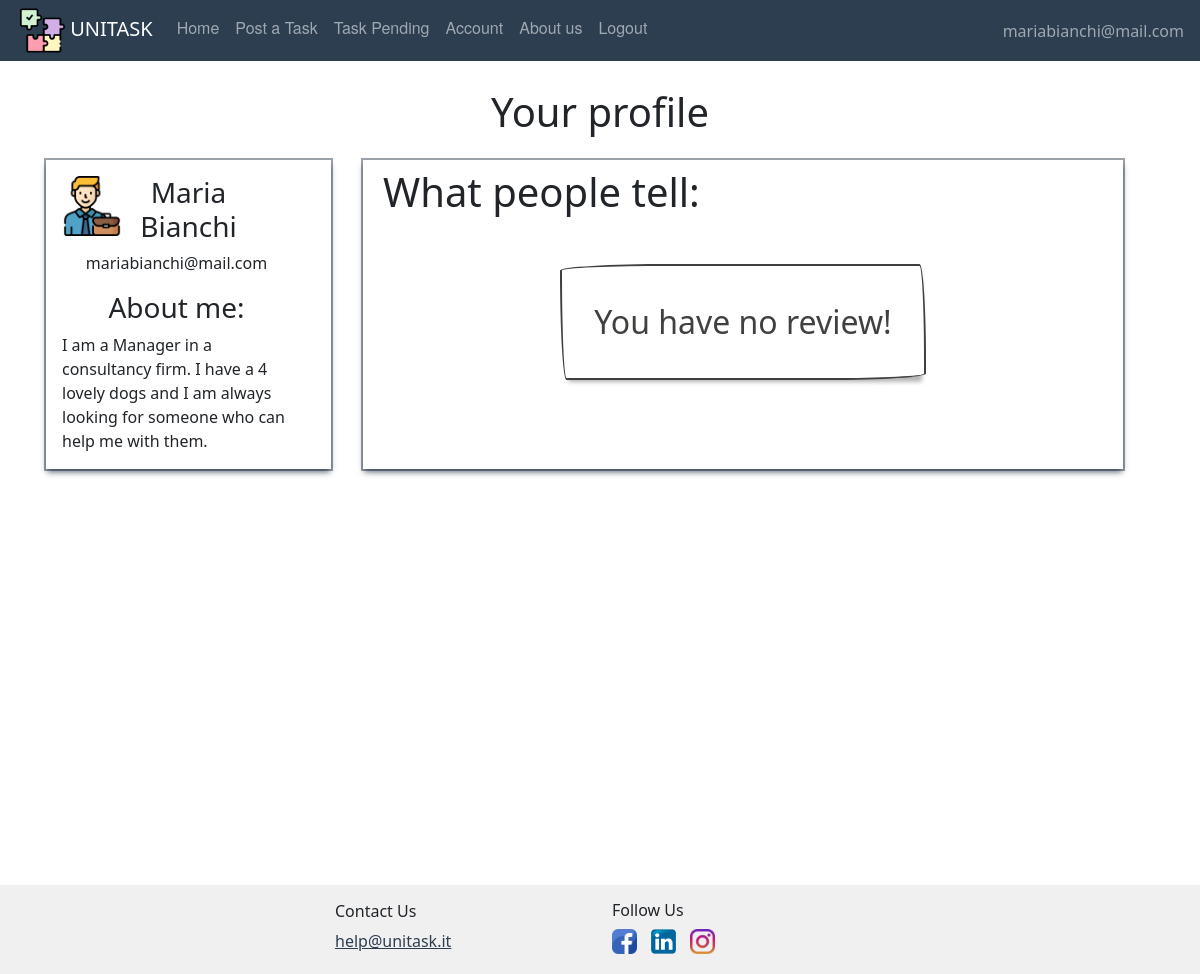
Page /account (signed in) on the earlier database version.
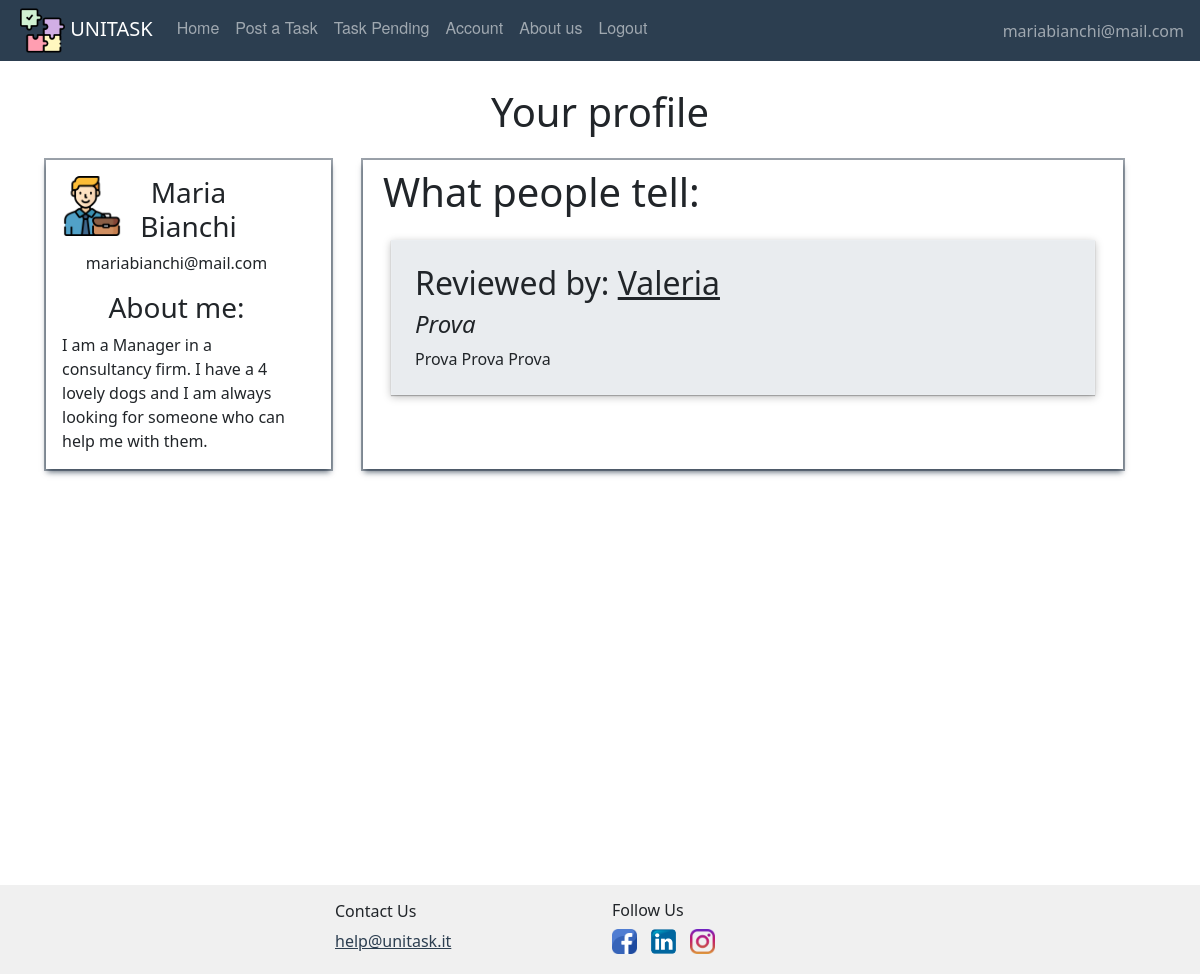
Same page on the later database version.
### website/models.py (models this page shows)
class Review(db.Model, UserMixin):
    id = db.Column(db.Integer, primary_key=True)
    title = db.Column(db.String(150))
    text = db.Column(db.String(150))
    date = db.Column(db.DateTime(timezone=True), default=func.now)
    id_reviewer = db.Column(db.Integer, db.ForeignKey('user.id'))
    id_reviewed = db.Column(db.Integer, db.ForeignKey('user.id'))
    task_id = db.Column(db.Integer, db.ForeignKey('offer.id'))

class User(db.Model, UserMixin):
    id = db.Column(db.Integer, primary_key=True)
    email = db.Column(db.String(150), unique=True)
    password = db.Column(db.String(150))
    first_name = db.Column(db.String(150))
    surname = db.Column(db.String(150))
    description = db.Column(db.String(200))
    type = db.Column(db.String(20))
    reviewsposted = db.relationship('Review', foreign_keys='Review.id_reviewer',
                                    backref='author')
    reviewsreceived = db.relationship('Review', foreign_keys='Review.id_reviewed',
                                      backref='received')
    __mapper_args__ = {
        'polymorphic_on': type,
        'polymorphic_identity': 'user',
    }

### website/user/routes.py (the view)
@users.route('/account')
def account():
    return render_template("User/account.html", user=current_user)

### website/templates/user/account.html (shortened to what this page needs)
{% extends "base.html" %}
{% block content %}
    <br/>
    <h1 align="center">Your profile</h1>
    <div class="container" style="margin-bottom: 50vh">
        <div class="row">
            <div align="center" class="col-3 profile-box m-3 p-3">
                <div class="row">
                    <div class="col-2">
                        {% if user.type=='student' %}
                            <img align="left" width="60" height="60" alt="usertype"
                                 src="/static/images/pic/student.png"/>
                        {% elif user.type=='adult' %}
                            <img align="left" width="60" height="60" alt="usertype"
                                 src="/static/images/pic/worker.png"/>
                        {% endif %}
                    </div>
                    <div class="col-8">
                        <h3 class="px-2">{{ user.first_name }} {{ user.surname }}</h3>
                    </div>
                    <div class="row">
                        <p class="px-3">{{ user.email }}</p>
                        <h3>About me:</h3>
                        <div style="text-align:left;">
                            {% if user.description != None %}
                                <div class="profileDescription">
                                    {{ user.description }}
                                </div>
                            {% else %}
                                You didn't add a description
                            {% endif %}
                        </div>
                    </div>
                </div>
            </div>
            <div class="col-8 reviews-box m-3">
                <h1 align="left" class="p-2">What people tell: </h1>
                {% if user.reviewsreceived|length !=0 %}
                    {% for recens in user.reviewsreceived %}
                        <div class="box-review">
                            <h2>Reviewed by: <span class="review-author"> {{ recens.author.first_name }}</span></h2>
                            <h4 class="review-title">{{ recens.title }}</h4>
                            {{ recens.text }}
                        </div>
                    {% endfor %}
                {% else %}
                    <div class="row">
                        <div align="center" class="col" style="margin-top:2em;">
                            <div class="button-55">
                                You have no review!
                            </div>
                        </div>
                    </div>
                {% endif %}
            </div>
        </div>
    </div>
{% endblock %}

Differences in the rows shown:
added Review: author.first_name "Valeria", title "Prova", text "Prova Prova Prova"
Other differences:
text no longer shown: "You have no review!"
